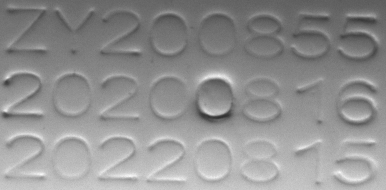
//> input picture deep21.bmp, 386 x 190 px
$ ./saliency_wavelet deep21.bmp gabor   (built with g++ and OpenCV 4)
//> lines starting //> are read from the running program, lines starting //| are printed output that depends on the picture
#include <opencv2/opencv.hpp>
#include <chrono>
#include <vector>
#include <string>


// [24 lines left out: function convertBGRtoOpponent, not called in this run]


double csf(double s, double amplitude1, double amplitude2, double sigma1, double sigma2, double contrast_min)
{
    if ( s <= 0)
    {
        return amplitude1*exp( -(s*s)/(2*sigma1*sigma1) );
    }
    else
    {
        return (amplitude2*exp( -(s*s)/(2*sigma2*sigma2) ) + contrast_min);
    }

}

cv::Mat generate_csf(const cv::Mat& zctr, int nlevel, bool intensity)
{

    double fCsfMax, fCsfMin;
    if (intensity)
    {
        fCsfMax = csf(nlevel - 4, 4.981624, 4.981624, 1.021035, 1.048155, 0);
        fCsfMin = csf(nlevel - 4.530974, 1, 0, 0.212226, 0.212226, 1);
    }
    else
    {
        fCsfMax = csf(nlevel - 4.724440, 3.611746, 3.611746, 1.360638, 0.796124, 0);
        fCsfMin = csf(nlevel - 5.059210, 1, 0, 0.348766,  0.348766, 1);
    }

    return ( zctr * fCsfMax + fCsfMin*cv::Mat::ones(zctr.size(), CV_64FC1) );

}

cv::Mat relative_contrast(const cv::Mat& wlet_channel, int orientation, int center_size, int surround_size)
{

    if (wlet_channel.empty())
        return cv::Mat();
    cv::Mat wlet2 = cv::Mat::zeros(wlet_channel.size(), CV_64FC1);
    for ( int i = 0; i < wlet_channel.rows; ++i )
    {
        for ( int j = 0; j < wlet_channel.cols; ++j )
            wlet2.at<double>(i,j) = wlet_channel.at<double>( i, j)*wlet_channel.at<double>( i, j);
    }

    cv::Mat var_cen;
    cv::Mat var_sur;
    cv::Mat roi;
    if ( orientation == 0 )
    {

        cv::Mat hc(cv::Mat::ones(center_size, 1, CV_64FC1));
        cv::Mat hs(cv::Mat::ones(2*surround_size + center_size, 1, CV_64FC1));
        cv::Mat temp(cv::Mat::zeros(center_size, 1, CV_64FC1));
        roi = hs(cv::Rect(0, surround_size, hs.cols, center_size));
        temp.copyTo(roi);

        cv::filter2D(wlet2, var_cen, -1 , hc, cv::Point( -1, -1 ), 0, cv::BORDER_REFLECT );
        var_cen = var_cen/std::count(hc.begin<double>(), hc.end<double>(), 1);

        cv::filter2D(wlet2, var_sur, -1 , hs, cv::Point( -1, -1 ), 0, cv::BORDER_REFLECT );
        var_sur = var_sur/std::count(hs.begin<double>(), hs.end<double>(), 1);

    }
    else if ( orientation == 1 )
    {
        cv::Mat hc(cv::Mat::ones(1, center_size, CV_64FC1));
        cv::Mat hs(cv::Mat::ones(1, 2*surround_size + center_size, CV_64FC1));
        cv::Mat temp(cv::Mat::zeros(1, center_size, CV_64FC1));
        roi = hs(cv::Rect(surround_size, 0, center_size, hs.rows));
        temp.copyTo(roi);

        cv::filter2D(wlet2, var_cen, -1 , hc, cv::Point( -1, -1 ), 0, cv::BORDER_REFLECT );
        var_cen = var_cen/std::count(hc.begin<double>(), hc.end<double>(), 1);

        cv::filter2D(wlet2, var_sur, -1 , hs, cv::Point( -1, -1 ), 0, cv::BORDER_REFLECT );
        var_sur = var_sur/std::count(hs.begin<double>(), hs.end<double>(), 1);

    }
    else
    {
        cv::Mat hc(cv::Mat::zeros(center_size, center_size, CV_64FC1));
        for ( int i = 0; i < hc.rows; ++i )
        {
            for ( int j = 0; j < hc.cols; ++j )
            {
                if ( (i + j) == (center_size - 1) || (i == j) )
                {
                    hc.at<double>(i, j) = 1;

                }
            }
        }

        cv::Mat hs(cv::Mat::zeros(2*surround_size + center_size, 2*surround_size + center_size, CV_64FC1));
        for ( int i = 0; i < hs.rows; ++i )
        {
            for ( int j = 0; j < hs.cols; ++j )
            {
                if ( (i + j) == (2*surround_size + center_size - 1) || (i == j))
                {
                    hs.at<double>(i, j) = 1;

                }
            }
        }

        cv::Mat temp(cv::Mat::zeros(center_size, center_size, CV_64FC1));
        temp.copyTo(hs(cv::Rect(surround_size, surround_size, center_size, center_size)));

        cv::filter2D(wlet2, var_cen, -1 , hc, cv::Point( -1, -1 ), 0, cv::BORDER_REFLECT );
        var_cen = var_cen/std::count(hc.begin<double>(), hc.end<double>(), 1);

        cv::filter2D(wlet2, var_sur, -1 , hs, cv::Point( -1, -1 ), 0, cv::BORDER_REFLECT );
        var_sur = var_sur/std::count(hs.begin<double>(), hs.end<double>(), 1);

    }

    cv::Mat zctr(cv::Mat::zeros(wlet_channel.size(), CV_64FC1));
    for ( int i = 0; i < zctr.rows; ++i )
    {
        for ( int j = 0; j < zctr.cols; ++j )
        {

            zctr.at<double>(i,j) = var_cen.at<double>(i,j)/(var_sur.at<double>(i,j) + 1e-6);
            zctr.at<double>(i,j) = zctr.at<double>(i,j) * zctr.at<double>(i,j)/
                                 ( zctr.at<double>(i,j) * zctr.at<double>(i,j) + 1 );
        }
    }

    return zctr;

}


cv::Mat idwt_gabor(const std::vector<cv::Mat>& wlet_channels, const cv::Mat& max_level_app,
                   const std::vector<double>& filter, cv::Size src_size)
{
    int nlevel = wlet_channels.size()/3;
    int len = filter.size();
    cv::Mat kernel1 = cv::Mat::ones(1, len, CV_64FC1);
    cv::Mat kernel2 = cv::Mat::ones(len, 1, CV_64FC1);
    memcpy(kernel1.data, filter.data(), len*sizeof(double));
    memcpy(kernel2.data, filter.data(), len*sizeof(double));
    cv::Mat image = max_level_app;
    cv::Mat up_image;

    for (int k = nlevel - 1; k > -1; --k)
    {

        // upsample
        up_image = ( cv::Mat::zeros(image.rows*2, image.cols*2, CV_64FC1) );
        for ( int i = 0; i < image.rows; ++i )
        {
            for ( int j = 0; j < image.cols; ++j )
                up_image.at<double>(2*i, 2*j) = image.at<double>(i, j);
        }

        cv::Mat temp;
        cv::filter2D(up_image, temp, -1 , kernel2, cv::Point( -1, -1 ), 0, cv::BORDER_REFLECT );
        temp = 2*temp;

        cv::filter2D(temp, temp, -1 , kernel1, cv::Point( -1, -1 ), 0, cv::BORDER_REFLECT );
        temp = 2*temp;

        cv::add(temp, wlet_channels[k*3 + 0], up_image);
        cv::add(up_image, wlet_channels[k*3 + 1], up_image);
        cv::add(up_image, wlet_channels[k*3 + 2], up_image);

        image = up_image.clone();

    }
    int col_extern = (exp2(ceil((log2(src_size.width)))) - src_size.width);
    int row_extern  = (exp2(ceil((log2(src_size.height)))) - src_size.height);

    return image(cv::Rect(col_extern/2, row_extern/2, src_size.width, src_size.height));

}

void dwt_gabor(const cv::Mat& opp_img, const std::vector<double>& filter, std::vector<cv::Mat>& wlet_channels,
               std::vector<cv::Mat>& app_channels, int nlevel = 5)
{
    cv::Mat pad_img;
    int nearest_pow = exp2(ceil((log2(std::max(opp_img.cols, opp_img.rows)))));
    int col_extern = (exp2(ceil((log2(opp_img.cols)))) - opp_img.cols);
    int row_extern  = (exp2(ceil((log2(opp_img.rows)))) - opp_img.rows);
    int top, bottom, right, left;
    if (col_extern % 2 == 0)
    {
        right = left = col_extern/2;

    }
    else
    {
        left = col_extern/2;
        right = col_extern/2 + 1;
    }
    if (row_extern % 2 == 0)
    {
        top = bottom = row_extern/2;

    }
    else
    {
        top = row_extern/2;
        bottom = row_extern/2 + 1;
    }
    copyMakeBorder( opp_img, pad_img, top, bottom, left, right, cv::BORDER_REFLECT);


    int len = filter.size();
    cv::Mat kernel1 = cv::Mat::ones(1, len, CV_64FC1);
    cv::Mat kernel2 = cv::Mat::ones(len, 1, CV_64FC1);
    memcpy(kernel1.data, filter.data(), len*sizeof(double));
    memcpy(kernel2.data, filter.data(), len*sizeof(double));

    for ( int k = 0; k < nlevel; ++k )
    {

        cv::Mat HF;
        filter2D(pad_img, HF, -1 , kernel1, cv::Point( -1, -1 ), 0, cv::BORDER_REFLECT );

        // downsample
        cv::Mat temp_HF(cv::Mat::zeros(HF.size(), CV_64FC1));
        for ( int i = 0; i < temp_HF.rows; ++i )
        {
            for ( int j = 0; j < temp_HF.cols; j = j + 2 )
                temp_HF.at<double>(i, j) = HF.at<double>(i, j);
        }
        cv::Mat temp_HF1;
        cv::filter2D(temp_HF, temp_HF1, -1 , kernel1, cv::Point( -1, -1 ), 0, cv::BORDER_REFLECT );

        cv::Mat GF;
        cv::add(pad_img, -2*temp_HF1, GF);

        cv::Mat HHF;
        cv::filter2D(HF, HHF, -1 , kernel2, cv::Point( -1, -1 ), 0, cv::BORDER_REFLECT );

        temp_HF = cv::Mat::zeros(HF.size(), CV_64FC1);
        for ( int i = 0; i < temp_HF.rows; i = i + 2 )
        {
            for ( int j = 0; j < temp_HF.cols; ++j )
                temp_HF.at<double>(i, j) = HHF.at<double>(i, j);
        }
        cv::filter2D(temp_HF, temp_HF1, -1 , kernel2, cv::Point( -1, -1 ), 0, cv::BORDER_REFLECT );


        cv::Mat GHF;
        cv::add(HF, -2*temp_HF1, GHF);
        cv::filter2D(GF, temp_HF1, -1 , kernel2, cv::Point( -1, -1 ), 0, cv::BORDER_REFLECT );

        temp_HF = cv::Mat::zeros(temp_HF1.size(), CV_64FC1);
        for ( int i = 0; i < temp_HF.rows; i = i + 2 )
        {
            for ( int j = 0; j < temp_HF.cols; ++j )
                temp_HF.at<double>(i, j) = temp_HF1.at<double>(i, j);
        }
        cv::Mat HGF;
        cv::filter2D(temp_HF, HGF, -1 , kernel2, cv::Point( -1, -1 ), 0, cv::BORDER_REFLECT );
        HGF = 2 * HGF;

        // save the horizon/vertical wavelet plane
        wlet_channels.push_back(HGF);
        wlet_channels.push_back(GHF);

        cv::Mat HHF_dws( cv::Mat::zeros(HHF.rows/2, HHF.cols/2, CV_64FC1) );
        for ( int i = 0; i < HHF_dws.rows; ++i )
        {
            for ( int j = 0; j < HHF_dws.cols; ++j )
                HHF_dws.at<double>(i, j) = HHF.at<double>(2 * i, 2 * j);
        }
        // save the residual plane
        app_channels.push_back(HHF_dws);

        cv::Mat HHF_ups( cv::Mat::zeros(HHF.size(), CV_64FC1) );
        for ( int i = 0; i < HHF_dws.rows; ++i  )
        {
            for ( int j = 0; j < HHF_dws.cols; ++j )
                HHF_ups.at<double>(2*i,2*j) = HHF_dws.at<double>(i, j);
        }

        cv::filter2D(HHF_ups, temp_HF, -1 , kernel2, cv::Point( -1, -1 ), 0, cv::BORDER_REFLECT );
        temp_HF = 2 * temp_HF;
        cv::filter2D(temp_HF, temp_HF, -1 , kernel1, cv::Point( -1, -1 ), 0, cv::BORDER_REFLECT );
        temp_HF = 2 * temp_HF;

        cv::Mat DF;
        cv::add(pad_img, -1*temp_HF, DF);
        cv::add(-1*HGF, DF, DF);
        cv::add(-1*GHF, DF, DF);

        // save the diagonal plane
        wlet_channels.push_back(DF);

        // downsample
        HHF_dws = ( cv::Mat::zeros(HHF.rows/2, HHF.cols/2, CV_64FC1) );
        for ( int i = 0; i < HHF_dws.rows; ++i )
        {
            for ( int j = 0; j < HHF_dws.cols; ++j )
                HHF_dws.at<double>(i, j) = HHF_ups.at<double>(2 * i, 2 * j);
        }

        pad_img = HHF_dws;

    }

}


// [145 lines left out: functions idwt2, dwt2, not called in this run]


cv::Mat compute_saliency_map(const cv::Mat& opp_img, const std::vector<double>& filter,
                             int nlevel, int center_size, int surround_size, bool intensity = false)
{
    if (opp_img.empty())
       return cv::Mat();
    std::vector<cv::Mat> wlet_channels;
    std::vector<cv::Mat> app_channels;
    dwt_gabor(opp_img, filter, wlet_channels, app_channels, nlevel);

    std::vector<cv::Mat> wp;
    for (int i = 0; i < nlevel; ++i)
    {
        for (int j = 0; j < 3; ++j)
        {

            cv::Mat zctr = relative_contrast(wlet_channels[i*3 + j], j, center_size, surround_size);
            // decompose level +1
            cv::Mat alpha = generate_csf(zctr, i + 1, intensity);
            wp.push_back(alpha);

        }
    }

    cv::Mat max_level_app = cv::Mat::zeros(app_channels[nlevel - 1].size(), CV_64FC1);
    cv::Mat rec_map = idwt_gabor(wp, max_level_app, filter, opp_img.size());
    cv::Scalar s = cv::sum(rec_map);
    rec_map = rec_map/(s[0] + s[1] + s[2] + s[3]);

    return rec_map;

}


// [42 lines left out: function compute_saliency_map, not called in this run]


int main(int argc, char* argv[])
{

    std::vector<double> gabor_filter{1./16, 1./4, 3./8, 1./4, 1./16};

    std::vector<std::vector<std::vector<double>>> haar_filters{
        std::vector<std::vector<double>>{
            std::vector<double>{1/4., 1/4.}, std::vector<double>{1/4., 1/4.}},

        std::vector<std::vector<double>>{
            std::vector<double>{-1/4., -1/4.}, std::vector<double>{1/4., 1/4.}},

        std::vector<std::vector<double>>{
            std::vector<double>{1/4., -1/4.}, std::vector<double>{1/4., -1/4.}},
        std::vector<std::vector<double>>{
            std::vector<double>{-1/4., 1/4.}, std::vector<double>{1/4., -1/4.}}  };


    std::vector<std::vector<std::vector<double>>> nonwavelet_filters{
        std::vector<std::vector<double>>{
            std::vector<double>{-1/8., 1/8., 1/8., 1/8.}, std::vector<double>{1/8., 1/8., -1/8., 1/8.},
            std::vector<double>{1/8., -1/8., 1/8., 1/8.}, std::vector<double>{1/8., 1/8., 1/8., -1/8.}},

        std::vector<std::vector<double>>{
            std::vector<double>{-1/8., 1/8., -1/8., -1/8.}, std::vector<double>{1/8., 1/8., 1/8., -1/8.},
            std::vector<double>{1/8., -1/8., -1/8., -1/8.}, std::vector<double>{1/8., 1/8., -1/8., 1/8.}},

        std::vector<std::vector<double>>{
            std::vector<double>{1/8., -1/8., -1/8., -1/8.}, std::vector<double>{-1/8., -1/8., 1/8., -1/8.},
            std::vector<double>{1/8., -1/8., 1/8., 1/8.}, std::vector<double>{1/8., 1/8., 1/8., -1/8.}},
        std::vector<std::vector<double>>{
            std::vector<double>{-1/8., 1/8., -1/8., -1/8.}, std::vector<double>{1/8., 1/8., 1/8., -1/8.},
            std::vector<double>{-1/8., 1/8., 1/8., 1/8.}, std::vector<double>{-1/8., -1/8., 1/8., -1/8.}}  };


    cv::Mat img = cv::imread(argv[1]);
//> img is the input picture: 190 rows x 386 cols, CV_8UC3; min 49, max 249, mean 144.8
    if (img.channels() == 3)
    {
        cv::cvtColor(img, img, cv::COLOR_BGR2GRAY);
//> img: 190 rows x 386 cols, CV_8UC1
    }
    cv::imshow("src", img);
    cv::waitKey(0);
    img.convertTo(img, CV_64FC1);
//> img: 190 rows x 386 cols, CV_64FC1

    std::vector<cv::Mat> opponentChannels;
    if( img.channels() == 1 )
    {
       opponentChannels.push_back(img);
    }
    else
    {
       convertBGRtoOpponent( img, opponentChannels );

    }
    int nlevel = std::min(7.0, std::log(std::min(img.cols, img.rows))/std::log(2));
//> nlevel = 7
    std::vector<cv::Mat> maps;
    for (auto opp_img: opponentChannels)
    {

        if (std::string(argv[2]) == "gabor")
        {
            maps.push_back(compute_saliency_map(opp_img, gabor_filter, nlevel, 13, 26, false));
        }
        else if (std::string(argv[2]) == "haar")
        {
            maps.push_back(compute_saliency_map(opp_img, haar_filters, nlevel, 13, 26, false));
        }
        else if (std::string(argv[2]) == "non")
        {
            maps.push_back(compute_saliency_map(opp_img, nonwavelet_filters, nlevel, 13, 26, false));
        }
        else
        {

        }

    }
//> this loop made 1 pass
//> (nlevel in idwt_gabor, col_extern in idwt_gabor, row_extern in idwt_gabor, s in compute_saliency_map) on pass 1: (7, 126, 66, Scalar(1634344.8))
//> pass 1, in dwt_gabor, `copyMakeBorder( opp_img, pad_img, top, bottom, left, right, cv::BORDER..`:
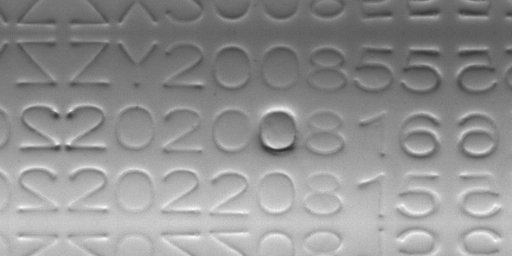
//> pad_img: 256 rows x 512 cols, CV_64FC1; min 49, max 249, mean 145.2
//> pass 1, in compute_saliency_map, `cv::Mat rec_map = idwt_gabor(wp, max_level_app, filter, opp_img.size());`:
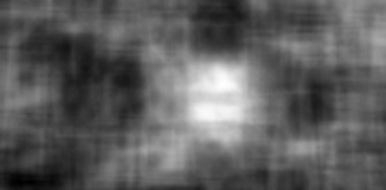
//> rec_map: 190 rows x 386 cols, CV_64FC1; min 16.21, max 32.68, mean 22.3; drawn with min black and max white

    cv::Mat smap( cv::Mat::zeros(maps[0].rows, maps[0].cols, CV_64FC1) );
//> smap: 190 rows x 386 cols, CV_64FC1; every value is 0
    double smap_min = 10000;
    double smap_max = 0;
    for ( int i = 0; i < maps[0].rows; ++i )
    {
        for ( int j = 0; j < maps[0].cols; ++j )
        {
            for (auto m: maps)
            {
                smap.at<double>(i,j) = smap.at<double>(i,j) + m.at<double>(i,j)*m.at<double>(i,j);
            }

            if (smap.at<double>(i,j) < smap_min)
                smap_min = smap.at<double>(i,j);
            if (smap.at<double>(i,j) > smap_max)
                smap_max = smap.at<double>(i,j);

        }
    }
//> this loop made 190 passes
//> (smap_min, smap_max) on passes 1 to 3: (1.25e-10, 2.43e-10), (1.24e-10, 2.43e-10), (1.23e-10, 2.43e-10)
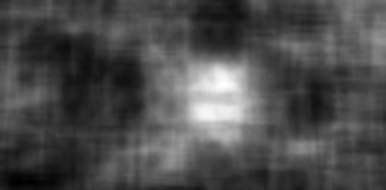
//> smap: 190 rows x 386 cols, CV_64FC1; min 9.84e-11, max 4e-10, mean 1.89e-10; drawn with min black and max white
//> after the loop, smap_min = 9.84e-11; smap_max = 4e-10
    std::cout << "min/max value: " << smap_min << ", " << smap_max << std::endl;
//| min/max value: 9.84155e-11, 3.99916e-10

    cv::Mat smap1;
    cv::add(smap, -1*smap_min*cv::Mat::ones(smap.size(), CV_64FC1), smap1);
    smap1 = smap1/(smap_max - smap_min);
    cv::normalize(smap1, smap1, 1, 0, cv::NORM_MINMAX);
    smap1.convertTo(smap1, CV_8UC1, 255, 0);
//> smap1: 190 rows x 386 cols, CV_8UC1
    cv::imshow("smap1", smap1);
    cv::waitKey(0);

    cv::Mat sum, sqsum;
	cv::integral(smap, sum, sqsum);
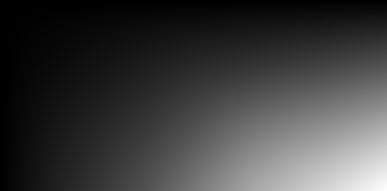
//> sum: 191 rows x 387 cols, CV_64FC1; min 0, max 1.38e-05, mean 3.34e-06; drawn with min black and max white
    int wh = 50;
    int ww = 40;
    cv::Mat sum_map = cv::Mat::zeros(smap.rows - wh, smap.cols - ww, CV_64FC1);
    for(int i = 0; i < sum_map.cols; ++i)
    {
        for (int j = 0; j < sum_map.rows; ++j)
        {
            sum_map.at<double>(j, i) = sum.at<double>(j,i) + sum.at<double>(j + wh, i + ww) -
                      sum.at<double>(j + wh, i) - sum.at<double>(j, i + ww);
        }
    }
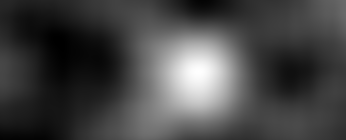
//> sum_map: 140 rows x 346 cols, CV_64FC1; min 2.66e-07, max 7.21e-07, mean 3.91e-07; drawn with min black and max white

    cv::normalize(smap, smap, 1, 0, cv::NORM_MINMAX);
    smap.convertTo(smap, CV_8UC1, 255, 0);
    cv::imwrite("smap.png", smap);
    cv::imshow("smap", smap);
    cv::waitKey(0);

    cv::normalize(sum_map, sum_map, 1, 0, cv::NORM_MINMAX);
    sum_map.convertTo(sum_map, CV_8UC1, 255, 0);
//> sum_map: 140 rows x 346 cols, CV_8UC1
    cv::imwrite("sum_map.png", sum_map);
    cv::imshow("sum_map", sum_map);
    cv::waitKey(0);

    return 0;

}
